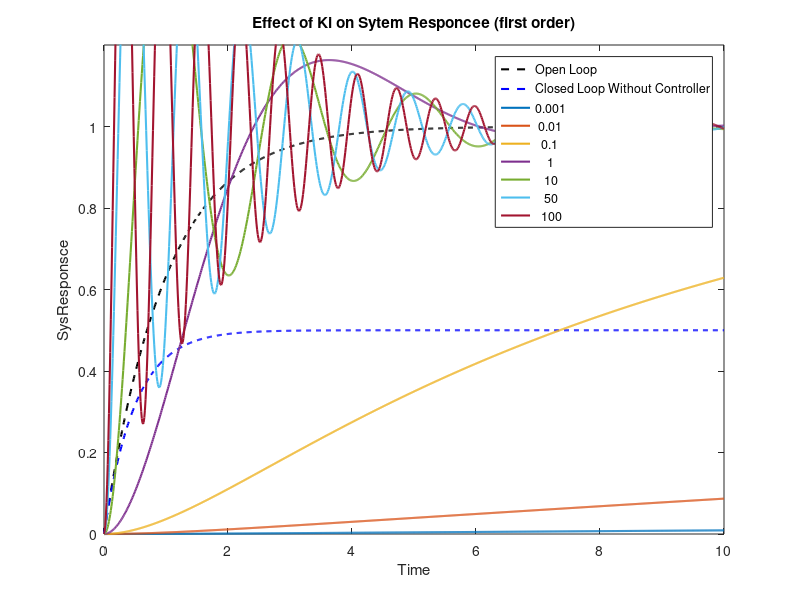

Write the MATLAB code that produced this figure.


num=1;
den=[1 1];

sys=tf(num,den);

t=0:0.01:10;

ki_values= [0.001 ,0.01 ,0.1 ,1 10 ,50,100];


figure;

OpenLoopRes= step(sys,t);
plot(t,OpenLoopRes,'k--','LineWidth',1.5);

hold on

ClosedLoopResWithoutController=step(sys/(1+sys),t);
plot(t,ClosedLoopResWithoutController,'b--','LineWidth',1.5);

hold on

for i = 1: length(ki_values)
    ki=ki_values(i);
   I_controller = tf(ki,[1 0]);
   SysWithController = series(I_controller , sys);
    closedLoopSysWithController = feedback(SysWithController,1 );
    
    SysResWithController = step(closedLoopSysWithController ,t);
   
    plot(t,SysResWithController,'LineWidth',1.5);
    
    hold on 
end

xlim([0 ,10]);
ylim([0, 1.2]);

title ('Effect of Ki on Sytem Responcee (first order)');
xlabel('Time');
ylabel('SysResponsce');

legend (['Open Loop';'Closed Loop Without Controller';cellstr(num2str(ki_values'))]);
